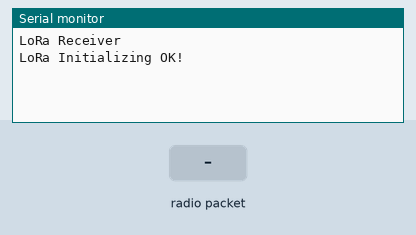
Recording of a sketch running on a simulated Arduino Uno, built with avr-gcc and run on an emulated ATmega328P. Shown: the last lines printed to the serial monitor. The test bench sets the inputs (shaded band). No radio packets arrive unless stated.

Above: at 1.2 s.
1.3 s: radio packet "hum:" arrives
At 1.9 s:
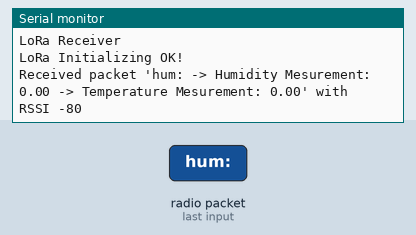
2.8 s: radio packet "temp:" arrives
At 4.0 s:
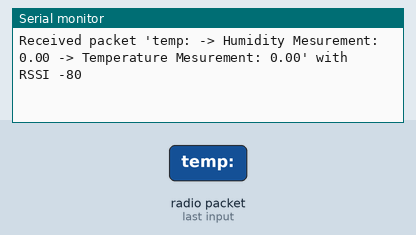
4.3 s: radio packet "5" arrives
At 5.4 s:
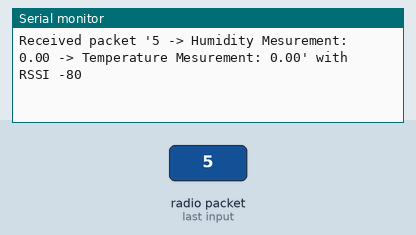

Measured:
- after the input at 1.3 s, the serial monitor: prints a new line at once (image 1)
- after the input at 2.8 s, the serial monitor: prints a new line at once (image 2)
- after the input at 4.3 s, the serial monitor: prints a new line at once (image 3)

The sketch:

float_value_receive.ino
```cpp
#include <SPI.h>
#include <LoRa.h>

//define the pins used by the transceiver module
#define ss 5
#define rst 14
#define dio0 2

void setup() {
  //initialize Serial Monitor
  Serial.begin(115200);
  while (!Serial);
  Serial.println("LoRa Receiver");

  //setup LoRa transceiver module
  LoRa.setPins(ss, rst, dio0);

  //replace the LoRa.begin(---E-) argument with your location's frequency
  //433E6 for Asia
  //866E6 for Europe
  //915E6 for North America
  while (!LoRa.begin(915E6)) {
    Serial.println(".");
    delay(500);
  }
  // Change sync word (0xF3) to match the receiver
  // The sync word assures you don't get LoRa messages from other LoRa transceivers
  // ranges from 0-0xFF
  LoRa.setSyncWord(0xF3);
  Serial.println("LoRa Initializing OK!");
}

void loop() {
  // try to parse packet
  int packetSize = LoRa.parsePacket();
  if (packetSize) {
    // received a packet
    Serial.print("Received packet '");

    // read packet
    String LoRaData = "";
    while (LoRa.available()) {
      LoRaData += (char)LoRa.read();
    }
    Serial.print(LoRaData);

    // Extract float value from the received string
    // int floatStart = LoRaData.indexOf("Float value: ") + String("Float value: ").length();
    int floatStart1 = LoRaData.indexOf("hum: ") + String("hum: ").length(); //finds the index of the phrase in LoRaData then adds the length of the phrase to index the corresponding value
    int floatStart2 = LoRaData.indexOf("temp: ") + String("temp: ").length();
    if (floatStart1 > 0) {
      String floatString1 = LoRaData.substring(floatStart1);
      float receivedFloat1 = floatString1.toFloat();
      Serial.print(" -> Humidity Mesurement: ");
      Serial.print(receivedFloat1);

      String floatString2 = LoRaData.substring(floatStart2);
      float receivedFloat2 = floatString2.toFloat();
      Serial.print(" -> Temperature Mesurement: ");
      Serial.print(receivedFloat2);
    }

    // print RSSI of packet
    Serial.print("' with RSSI ");
    Serial.println(LoRa.packetRssi());
  }
}
```
